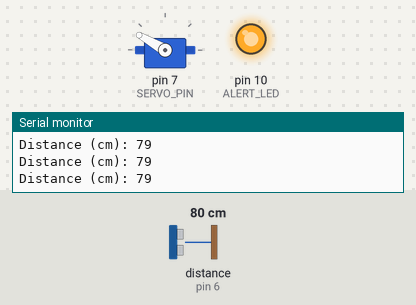
The sketch below on a simulated Arduino Uno, built with avr-gcc and run on an emulated ATmega328P. Parts: servo, output pins drawn as LEDs (lit = HIGH), the last lines printed to the serial monitor. Wiring (inferred from the names in the program): ultrasonic range finder: trigger pin 5; echo pin 6. Inputs (shaded band) come from the test bench; at power-on: distance to the obstacle (sensor on pin 6) 80 cm. The echo pulse lasts 58.3 µs per cm; pins used as bus, display or sensor lines are not drawn.

Above: at 1.7 s.
1.8 s: distance to the obstacle (sensor on pin 6) set to 12 cm
3.3 s: distance to the obstacle (sensor on pin 6) set to 9 cm
At 3.46 s:
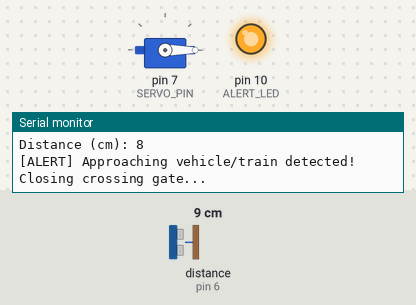
At 9.2 s:
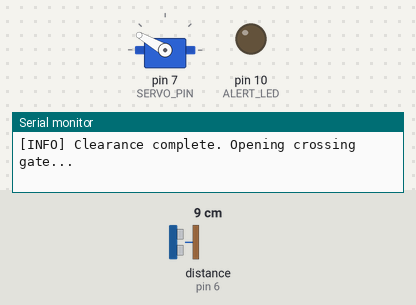
Timing chart, 0 to 12.3 s (numbered marks = the images above; inputs shaded):
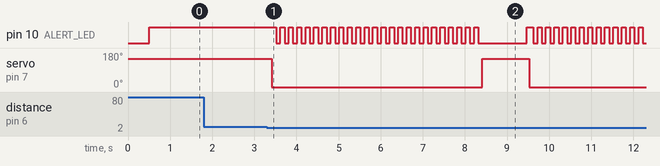

Measured:
- the behaviour switches between 11 and 10 cm on distance to the obstacle (sensor on pin 6) (found by bisection; images 0 and 1)
- after the input at 3.3 s, pin 10 (ALERT_LED): goes 24 × (LOW 0.10 s, HIGH 0.10 s), LOW 1.2 s, HIGH 0.16 s, 13 × (LOW 0.10 s, HIGH 0.10 s), then LOW, starting after 0.22 s; servo on pin 7 (SERVO_PIN): 150° → 0° after 0.12 s, → 150° 5.0 s later, → 0° 1.1 s later

The sketch:

smart_railway_gate.ino
```cpp
/*
 * Smart IoT Automated Railway Crossing & Gate Management System
 * Target Board: Arduino Uno / Nano
 * Components: HC-SR04 Ultrasonic Sensor, Servo Motor, Warning Indicators
 */

#include <Servo.h>

// Pin Definitions
const int TRIG_PIN  = 5;   // Ultrasonic Sensor Trigger
const int ECHO_PIN  = 6;   // Ultrasonic Sensor Echo
const int SERVO_PIN = 7;   // Servo Motor PWM Signal
const int ALERT_LED = 10;  // High-intensity Warning LED

// Distance & Motion Parameters
const int DETECTION_THRESHOLD_CM = 10;  // Trigger barrier when train is within threshold
const int GATE_CLOSED_ANGLE      = 0;   // Barrier lowered (crossing closed)
const int GATE_OPEN_ANGLE        = 150; // Barrier raised (crossing open)
const int CLEARANCE_DELAY_MS     = 5000;// Hold gate closed for train clearance

Servo barrierServo;
long distanceBuffer[3];

void setup() {
    Serial.begin(9600);

    pinMode(TRIG_PIN, OUTPUT);
    pinMode(ECHO_PIN, INPUT);
    pinMode(ALERT_LED, OUTPUT);

    // Initialize barrier in open position
    barrierServo.attach(SERVO_PIN);
    barrierServo.write(GATE_OPEN_ANGLE);
    delay(500);
    barrierServo.detach();

    Serial.println(F("[SYSTEM ONLINE] Smart Railway Crossing Controller Initialized."));
}

long measureDistanceCm() {
    digitalWrite(ALERT_LED, HIGH);

    // Trigger ultrasonic burst
    digitalWrite(TRIG_PIN, LOW);
    delayMicroseconds(5);
    digitalWrite(TRIG_PIN, HIGH);
    delayMicroseconds(15);
    digitalWrite(TRIG_PIN, LOW);

    long duration = pulseIn(ECHO_PIN, HIGH);
    long distance = (duration / 2) / 29.1; // Speed of sound conversion to cm
    return distance;
}

void loop() {
    // 3-sample moving average filter to reject false ultrasonic spikes
    for (int i = 0; i < 3; i++) {
        distanceBuffer[i] = measureDistanceCm();
        delay(10);
    }

    long filteredDistance = (distanceBuffer[0] + distanceBuffer[1] + distanceBuffer[2]) / 3;

    Serial.print(F("Distance (cm): "));
    Serial.println(filteredDistance);

    // Trigger barrier sequence when approaching object detected
    if (filteredDistance > 0 && filteredDistance < DETECTION_THRESHOLD_CM) {
        Serial.println(F("[ALERT] Approaching vehicle/train detected! Closing crossing gate..."));

        barrierServo.attach(SERVO_PIN);
        barrierServo.write(GATE_CLOSED_ANGLE);

        // Flash LED warning during clearance period
        for (int t = 0; t < CLEARANCE_DELAY_MS / 200; t++) {
            digitalWrite(ALERT_LED, HIGH);
            delay(100);
            digitalWrite(ALERT_LED, LOW);
            delay(100);
        }

        Serial.println(F("[INFO] Clearance complete. Opening crossing gate..."));
        barrierServo.write(GATE_OPEN_ANGLE);
        delay(1000);
        barrierServo.detach();
    }

    delay(50);
}
```
